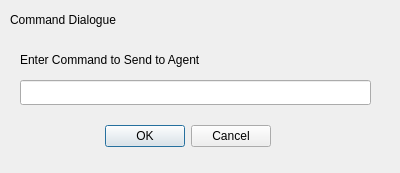
<?xml version="1.0" encoding="UTF-8"?>
<ui version="4.0">
 <class>CommandDialogue</class>
 <widget class="QDialog" name="CommandDialogue">
  <property name="geometry">
   <rect>
    <x>0</x>
    <y>0</y>
    <width>400</width>
    <height>173</height>
   </rect>
  </property>
  <property name="windowTitle">
   <string>Dialog</string>
  </property>
  <widget class="QDialogButtonBox" name="buttonBox">
   <property name="geometry">
    <rect>
     <x>-70</x>
     <y>120</y>
     <width>341</width>
     <height>32</height>
    </rect>
   </property>
   <property name="orientation">
    <enum>Qt::Horizontal</enum>
   </property>
   <property name="standardButtons">
    <set>QDialogButtonBox::Cancel|QDialogButtonBox::Ok</set>
   </property>
  </widget>
  <widget class="QLabel" name="Title">
   <property name="geometry">
    <rect>
     <x>10</x>
     <y>10</y>
     <width>131</width>
     <height>19</height>
    </rect>
   </property>
   <property name="text">
    <string>Command Dialogue</string>
   </property>
  </widget>
  <widget class="QLabel" name="Info">
   <property name="geometry">
    <rect>
     <x>20</x>
     <y>50</y>
     <width>221</width>
     <height>19</height>
    </rect>
   </property>
   <property name="text">
    <string>Enter Command to Send to Agent</string>
   </property>
  </widget>
  <widget class="QLineEdit" name="Input">
   <property name="geometry">
    <rect>
     <x>20</x>
     <y>80</y>
     <width>351</width>
     <height>25</height>
    </rect>
   </property>
  </widget>
 </widget>
 <resources/>
 <connections>
  <connection>
   <sender>buttonBox</sender>
   <signal>accepted()</signal>
   <receiver>CommandDialogue</receiver>
   <slot>accept()</slot>
   <hints>
    <hint type="sourcelabel">
     <x>248</x>
     <y>254</y>
    </hint>
    <hint type="destinationlabel">
     <x>157</x>
     <y>274</y>
    </hint>
   </hints>
  </connection>
  <connection>
   <sender>buttonBox</sender>
   <signal>rejected()</signal>
   <receiver>CommandDialogue</receiver>
   <slot>reject()</slot>
   <hints>
    <hint type="sourcelabel">
     <x>316</x>
     <y>260</y>
    </hint>
    <hint type="destinationlabel">
     <x>286</x>
     <y>274</y>
    </hint>
   </hints>
  </connection>
 </connections>
</ui>
